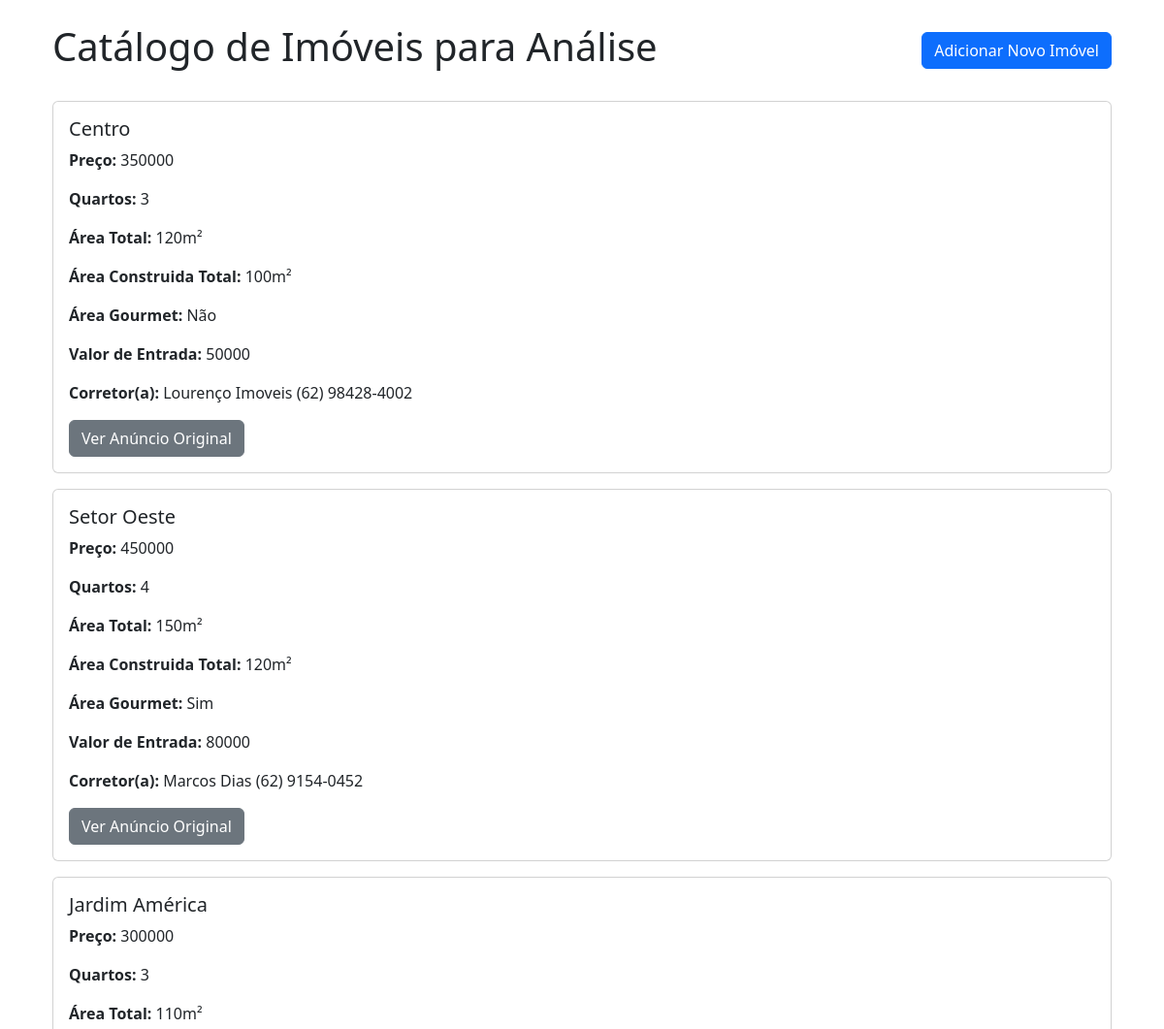
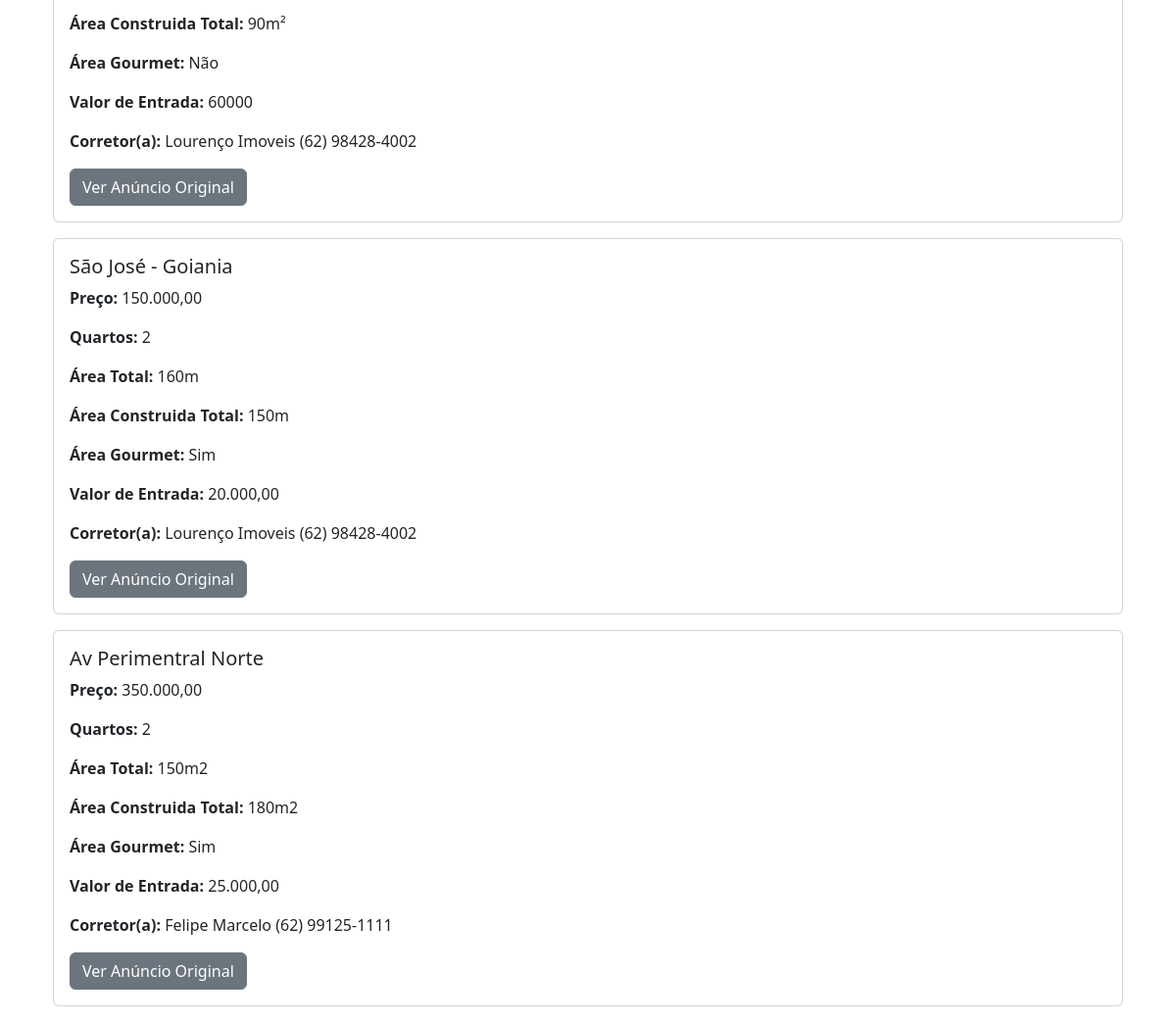
/imoveis, run on the app's committed database (2 pictures, top to bottom).
### models.py (models this page shows, shortened)
class Imoveis(db.Model):
    __tablename__ = 'Imoveis'
    id = db.Column(db.Integer, primary_key=True,autoincrement=True)
    regiao = db.Column(db.String, nullable=False)
    preco = db.Column(db.Integer, nullable=False)
    quartos = db.Column(db.Integer, nullable=False)
    area_total = db.Column(db.String)
    area_construida = db.Column(db.String)
    area_gourmet = db.Column(db.String)
    valor_entrada = db.Column(db.Integer)
    link_anuncio = db.Column(db.String, nullable=False)
    id_corretor = db.Column(db.Integer, db.ForeignKey('Corretores.id'), nullable=False)
    corretor = db.relationship('Corretores', backref='Imoveis')

class Corretores(db.Model):
    __tablename__ = 'Corretores'
    id = db.Column(db.Integer, primary_key=True, autoincrement=True)
    nome = db.Column(db.String,nullable=False)
    contato = db.Column(db.String, nullable=False)

### routes.py (the view)
@rotas.route('/imoveis')
def index():
 imoveis = Imoveis.query.order_by(Imoveis.id)
 return render_template('index.html', lista_de_imoveis=imoveis)

### templates/index.html (shortened to what this page needs)
{% extends 'base.html' %}
{% block content %}
    <div class="d-flex justify-content-between align-items-center mb-4">
        <h1>Catálogo de Imóveis para Análise</h1>
        <a href="/cadastrar" class="btn btn-primary">Adicionar Novo Imóvel</a>
    </div>
    {% for imovel in lista_de_imoveis %}
        <div class="card mb-3">
            <div class="card-body">
                <h5 class="card-title">{{ imovel.regiao }}</h5>
                <p class="card-text"><strong>Preço:</strong> {{ imovel.preco }}</p>
                <p class="card-text"><strong>Quartos:</strong> {{ imovel.quartos }}</p>
                <p class="card-text"><strong>Área Total:</strong> {{ imovel.area_total }}</p>
                <p class="card-text"><strong>Área Construida Total:</strong> {{ imovel.area_construida }}</p>
                <p class="card-text"><strong>Área Gourmet:</strong> {{ imovel.area_gourmet }}</p>
                <p class="card-text"><strong>Valor de Entrada:</strong> {{ imovel.valor_entrada }}</p>
                <p class="card-text"><strong>Corretor(a):</strong> {{ imovel.corretor.nome }} {{imovel.corretor.contato}}</p>
                <a href="{{ imovel.link_anuncio }}" class="btn btn-secondary" target="_blank">Ver Anúncio Original</a>
            </div>
        </div>
    {% endfor %}
{% endblock %}

### templates/base.html (shortened to what this page needs)
<!doctype html>
<html lang="pt-br">
<head>
   <link rel="stylesheet" href="{{url_for('static', filename='bootstrap.css')}}">
</head>
<body>
    <div class="container">
     <div class="container mt-4">
        {% block content %}{% endblock %}
     </div>
    </div>
</body>
</html>

### data on the page
Imoveis: regiao "Centro", preco "350000", quartos "3", area_total "120m²", area_construida "100m²", area_gourmet "Não", valor_entrada "50000", corretor.nome "Lourenço Imoveis", corretor.contato "(62) 98428-4002"
Imoveis: regiao "Setor Oeste", preco "450000", quartos "4", area_total "150m²", area_construida "120m²", area_gourmet "Sim", valor_entrada "80000", corretor.nome "Marcos Dias", corretor.contato "(62) 9154-0452"
Imoveis: regiao "Jardim América", preco "300000", quartos "3", area_total "110m²", area_construida "90m²", area_gourmet "Não", valor_entrada "60000", corretor.nome "Lourenço Imoveis", corretor.contato "(62) 98428-4002"
Imoveis: regiao "São José - Goiania", preco "150.000,00", quartos "2", area_total "160m", area_construida "150m", area_gourmet "Sim", valor_entrada "20.000,00", corretor.nome "Lourenço Imoveis", corretor.contato "(62) 98428-4002"
Imoveis: regiao "Av Perimentral Norte", preco "350.000,00", quartos "2", area_total "150m2", area_construida "180m2", area_gourmet "Sim", valor_entrada "25.000,00", corretor.nome "Felipe Marcelo", corretor.contato "(62) 99125-1111"
